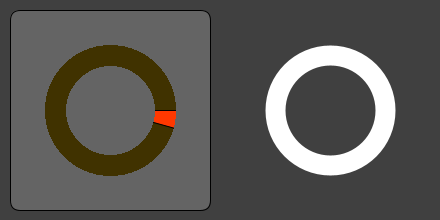
Frame 1 (no input)
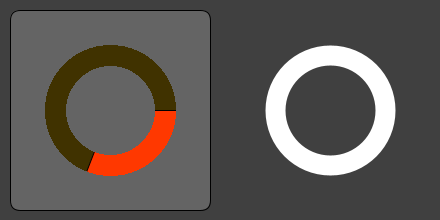
Frame 60 (the mouse pressed at the canvas centre just before this capture)
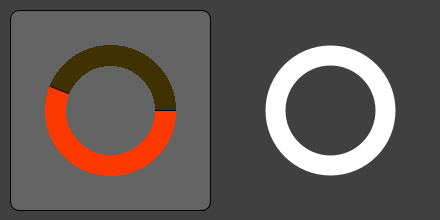
Frame 120 (the mouse held since frame 60 and released just before this capture)

The Processing sketch that drew these frames (run headless with seeded random() and noise(); from frame 60 on, the mouse is pressed at the canvas centre):

// Processing sketch: TransparentPGraphics
// ── TransparentPGraphics.pde
/**
 * Transparent PGraphics
 * 2016-10-31 Jeremy Douglass - Processing 3.2.1
 * https:// forum.processing.org/two/discussion/18818/how-to-draw-a-transparent-pgraphics-image-not-possible-as-it-turns-out
 **/

PGraphics gcontrols;
PGraphics gmask;
int gw, gh;

void setup() {
  size(440, 220);
  gw = 220;
  gh = 220;
  gcontrols = createGraphics(gw, gh);
  gmask = createGraphics(gw, gh);
  //// make mask
  gmask.beginDraw();
    gmask.fill(0,0,0,0);      // transparent (ellipse is ring, not circle)
    gmask.stroke(255);        // white (mask area)
    gmask.strokeWeight(20);   // ring thickness
    gmask.ellipse(gw/2, gh/2, gw/2, gh/2);  // draw ring
  gmask.endDraw();
}

void draw() {
  background(64);
  //// draw plate
  fill(100);
  rect(10, 10, gw-20, gh-20, 10);
  //// render controls
  gcontrols.beginDraw();
    gcontrols.background(64,50,0);
    gcontrols.fill(255,56,0);
    gcontrols.arc(gw/2, gh/2, gw*0.75, gh*0.75, 0, (millis()%4000.0)/4000*TWO_PI, PIE); 
  gcontrols.endDraw();
  //// mask controls and draw
  gcontrols.mask(gmask);
  image(gcontrols, 0, 0);
  
  //// show mask
  image(gmask,220,0);
}
